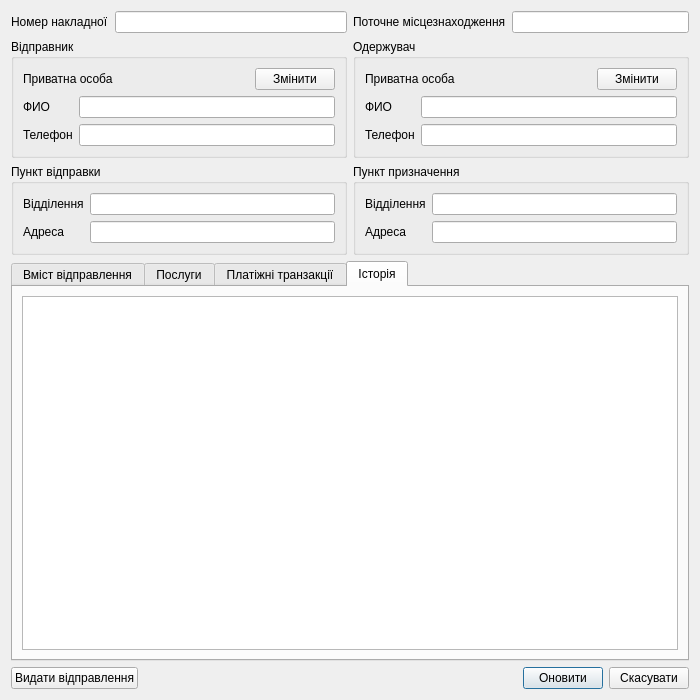
<?xml version="1.0" encoding="UTF-8"?>
<ui version="4.0">
 <class>MailingEditor</class>
 <widget class="QWidget" name="MailingEditor">
  <property name="geometry">
   <rect>
    <x>0</x>
    <y>0</y>
    <width>700</width>
    <height>700</height>
   </rect>
  </property>
  <property name="windowTitle">
   <string>Редагування відправлення</string>
  </property>
  <layout class="QGridLayout" name="gridLayout">
   <item row="0" column="0">
    <layout class="QFormLayout" name="formLayout">
     <property name="formAlignment">
      <set>Qt::AlignLeading|Qt::AlignLeft|Qt::AlignVCenter</set>
     </property>
     <item row="0" column="0">
      <widget class="QLabel" name="lWaybillNumber">
       <property name="text">
        <string>Номер накладної</string>
       </property>
      </widget>
     </item>
     <item row="0" column="1">
      <widget class="QLineEdit" name="leWaybillNumber">
       <property name="readOnly">
        <bool>true</bool>
       </property>
      </widget>
     </item>
    </layout>
   </item>
   <item row="0" column="1">
    <layout class="QFormLayout" name="formLayout_2">
     <property name="formAlignment">
      <set>Qt::AlignLeading|Qt::AlignLeft|Qt::AlignVCenter</set>
     </property>
     <item row="0" column="0">
      <widget class="QLabel" name="lMailingLoc">
       <property name="text">
        <string>Поточне місцезнаходження</string>
       </property>
      </widget>
     </item>
     <item row="0" column="1">
      <widget class="QLineEdit" name="leMailingLoc">
       <property name="readOnly">
        <bool>true</bool>
       </property>
      </widget>
     </item>
    </layout>
   </item>
   <item row="1" column="0">
    <widget class="QGroupBox" name="grpSndr">
     <property name="title">
      <string>Відправник</string>
     </property>
     <layout class="QGridLayout" name="gridLayout_7">
      <item row="0" column="1">
       <spacer name="horizontalSpacer">
        <property name="orientation">
         <enum>Qt::Horizontal</enum>
        </property>
        <property name="sizeHint" stdset="0">
         <size>
          <width>40</width>
          <height>20</height>
         </size>
        </property>
       </spacer>
      </item>
      <item row="0" column="0">
       <widget class="QLabel" name="lSndrType">
        <property name="text">
         <string>Приватна особа</string>
        </property>
       </widget>
      </item>
      <item row="0" column="2">
       <widget class="QPushButton" name="pbChangeSndr">
        <property name="text">
         <string>Змінити</string>
        </property>
       </widget>
      </item>
      <item row="1" column="0" colspan="3">
       <layout class="QFormLayout" name="formlytSndr">
        <property name="formAlignment">
         <set>Qt::AlignLeading|Qt::AlignLeft|Qt::AlignVCenter</set>
        </property>
        <item row="0" column="0">
         <widget class="QLabel" name="lSndrName">
          <property name="text">
           <string>ФИО</string>
          </property>
         </widget>
        </item>
        <item row="0" column="1">
         <widget class="QLineEdit" name="leSndrName">
          <property name="readOnly">
           <bool>true</bool>
          </property>
         </widget>
        </item>
        <item row="1" column="0">
         <widget class="QLabel" name="lSndrMob">
          <property name="text">
           <string>Телефон</string>
          </property>
         </widget>
        </item>
        <item row="1" column="1">
         <widget class="QLineEdit" name="leSndrMob">
          <property name="readOnly">
           <bool>true</bool>
          </property>
         </widget>
        </item>
       </layout>
      </item>
     </layout>
    </widget>
   </item>
   <item row="1" column="1">
    <widget class="QGroupBox" name="grpRcpt">
     <property name="title">
      <string>Одержувач</string>
     </property>
     <layout class="QGridLayout" name="gridLayout_8">
      <item row="0" column="0">
       <widget class="QLabel" name="lRcptType">
        <property name="text">
         <string>Приватна особа</string>
        </property>
       </widget>
      </item>
      <item row="0" column="1">
       <spacer name="horizontalSpacer_2">
        <property name="orientation">
         <enum>Qt::Horizontal</enum>
        </property>
        <property name="sizeHint" stdset="0">
         <size>
          <width>40</width>
          <height>20</height>
         </size>
        </property>
       </spacer>
      </item>
      <item row="0" column="2">
       <widget class="QPushButton" name="pbChangeRcpt">
        <property name="text">
         <string>Змінити</string>
        </property>
       </widget>
      </item>
      <item row="1" column="0" colspan="3">
       <layout class="QFormLayout" name="formlytRcpt">
        <property name="formAlignment">
         <set>Qt::AlignLeading|Qt::AlignLeft|Qt::AlignVCenter</set>
        </property>
        <item row="0" column="0">
         <widget class="QLabel" name="lRcptName">
          <property name="text">
           <string>ФИО</string>
          </property>
         </widget>
        </item>
        <item row="0" column="1">
         <widget class="QLineEdit" name="leRcptName">
          <property name="readOnly">
           <bool>true</bool>
          </property>
         </widget>
        </item>
        <item row="1" column="0">
         <widget class="QLabel" name="lRcptMob">
          <property name="text">
           <string>Телефон</string>
          </property>
         </widget>
        </item>
        <item row="1" column="1">
         <widget class="QLineEdit" name="leRcptMob">
          <property name="readOnly">
           <bool>true</bool>
          </property>
         </widget>
        </item>
       </layout>
      </item>
     </layout>
    </widget>
   </item>
   <item row="2" column="0">
    <widget class="QGroupBox" name="grpDspchPt">
     <property name="title">
      <string>Пункт відправки</string>
     </property>
     <layout class="QVBoxLayout" name="vlytDspchPt">
      <item>
       <layout class="QFormLayout" name="formlytDspchPt">
        <property name="formAlignment">
         <set>Qt::AlignLeading|Qt::AlignLeft|Qt::AlignVCenter</set>
        </property>
        <item row="0" column="0">
         <widget class="QLabel" name="lDspchOfc">
          <property name="text">
           <string>Відділення</string>
          </property>
         </widget>
        </item>
        <item row="0" column="1">
         <widget class="QLineEdit" name="leDspchOfc">
          <property name="readOnly">
           <bool>true</bool>
          </property>
         </widget>
        </item>
        <item row="1" column="0">
         <widget class="QLabel" name="lDspchAddr">
          <property name="text">
           <string>Адреса</string>
          </property>
         </widget>
        </item>
        <item row="1" column="1">
         <widget class="QLineEdit" name="leDspchAddr">
          <property name="readOnly">
           <bool>true</bool>
          </property>
         </widget>
        </item>
       </layout>
      </item>
     </layout>
    </widget>
   </item>
   <item row="2" column="1">
    <widget class="QGroupBox" name="grpArrPt">
     <property name="title">
      <string>Пункт призначення</string>
     </property>
     <layout class="QVBoxLayout" name="vlytArrPt">
      <item>
       <layout class="QFormLayout" name="formlytArrPt">
        <property name="formAlignment">
         <set>Qt::AlignLeading|Qt::AlignLeft|Qt::AlignVCenter</set>
        </property>
        <item row="0" column="0">
         <widget class="QLabel" name="lArrOfc">
          <property name="text">
           <string>Відділення</string>
          </property>
         </widget>
        </item>
        <item row="0" column="1">
         <widget class="QLineEdit" name="leArrOfc">
          <property name="readOnly">
           <bool>true</bool>
          </property>
         </widget>
        </item>
        <item row="1" column="0">
         <widget class="QLabel" name="lArrAddr">
          <property name="text">
           <string>Адреса</string>
          </property>
         </widget>
        </item>
        <item row="1" column="1">
         <widget class="QLineEdit" name="leArrAddr">
          <property name="readOnly">
           <bool>true</bool>
          </property>
         </widget>
        </item>
       </layout>
      </item>
     </layout>
    </widget>
   </item>
   <item row="3" column="0" colspan="2">
    <widget class="QTabWidget" name="tabWidget">
     <property name="currentIndex">
      <number>3</number>
     </property>
     <widget class="QWidget" name="tabMailingCont">
      <attribute name="title">
       <string>Вміст відправлення</string>
      </attribute>
      <layout class="QVBoxLayout" name="verticalLayout">
       <item>
        <widget class="QTableView" name="tvwMailingCont"/>
       </item>
      </layout>
     </widget>
     <widget class="QWidget" name="tabMailingSvc">
      <attribute name="title">
       <string>Послуги</string>
      </attribute>
      <layout class="QVBoxLayout" name="verticalLayout_2">
       <item>
        <widget class="QTableView" name="tvwMailingSvc"/>
       </item>
      </layout>
     </widget>
     <widget class="QWidget" name="tabPymtTxn">
      <attribute name="title">
       <string>Платіжні транзакції</string>
      </attribute>
      <layout class="QVBoxLayout" name="verticalLayout_3">
       <item>
        <widget class="QTableView" name="tvwMailingPymtTxn"/>
       </item>
      </layout>
     </widget>
     <widget class="QWidget" name="tabMailingLog">
      <attribute name="title">
       <string>Історія</string>
      </attribute>
      <layout class="QVBoxLayout" name="verticalLayout_4">
       <item>
        <widget class="QTableView" name="tvwMailingLog"/>
       </item>
      </layout>
     </widget>
    </widget>
   </item>
   <item row="4" column="0" colspan="2">
    <layout class="QHBoxLayout" name="horizontalLayout_5">
     <item>
      <widget class="QPushButton" name="pbIssueMailing">
       <property name="text">
        <string>Видати відправлення</string>
       </property>
      </widget>
     </item>
     <item>
      <spacer name="horizontalSpacer_6">
       <property name="orientation">
        <enum>Qt::Horizontal</enum>
       </property>
       <property name="sizeHint" stdset="0">
        <size>
         <width>40</width>
         <height>20</height>
        </size>
       </property>
      </spacer>
     </item>
     <item>
      <widget class="QPushButton" name="pbUpdateMailing">
       <property name="text">
        <string>Оновити</string>
       </property>
       <property name="autoDefault">
        <bool>true</bool>
       </property>
       <property name="default">
        <bool>true</bool>
       </property>
      </widget>
     </item>
     <item>
      <widget class="QPushButton" name="pbCancelMailingUpdating">
       <property name="text">
        <string>Скасувати</string>
       </property>
      </widget>
     </item>
    </layout>
   </item>
  </layout>
 </widget>
 <resources/>
 <connections/>
</ui>
